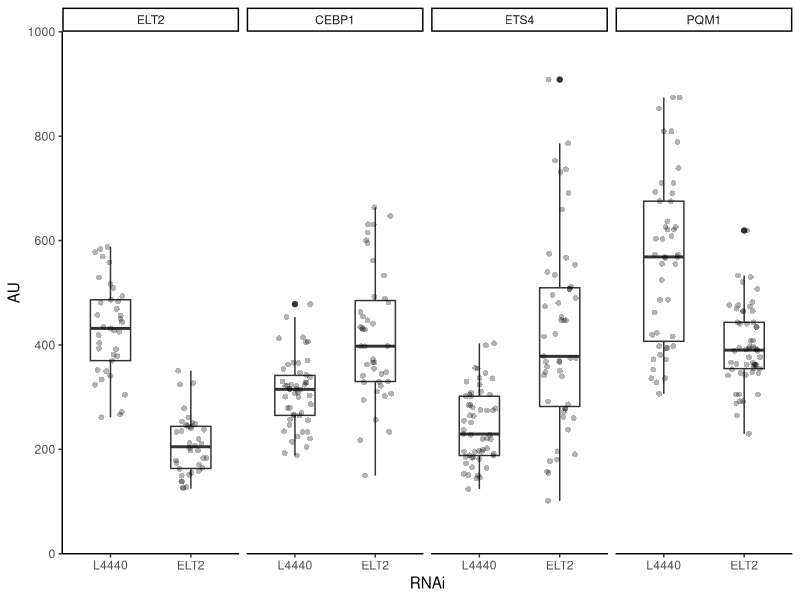
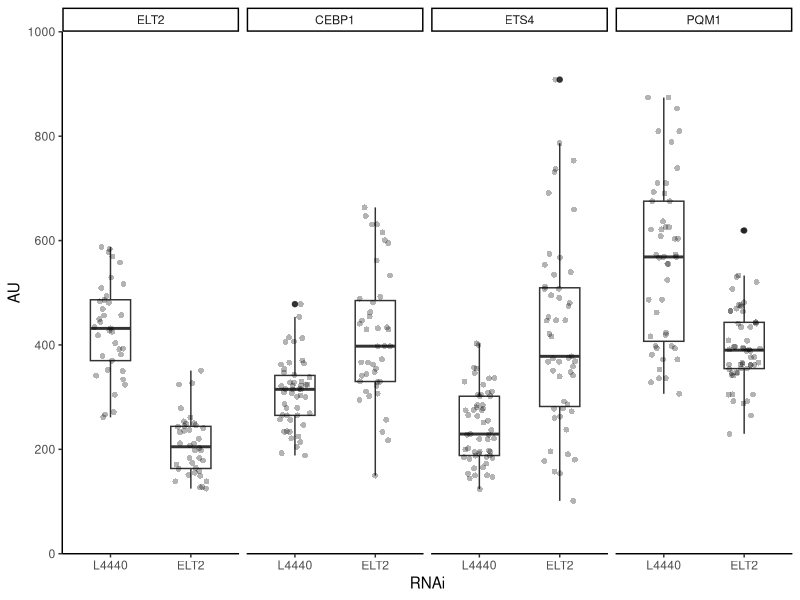

Recreate these plots in R, in order.
## ---- chunk 1
knitr::opts_chunk$set(echo = TRUE)
## ---- chunk 2
library(tidyverse)
## ---- chunk 3
input_df <- read_csv("../01_input/ELT2_Repression_Microscopy_All_Data.csv") %>% mutate(gene = fct_relevel(gene, c("ELT2", "CEBP1", "ETS4", "PQM1")),
                                                                             RNAi = fct_relevel(RNAi, c("L4440", "ELT2"))) %>% 
  separate(Label, sep = ":", into = c("Label", "type", "channel"))

analysis_df <- input_df %>% 
  group_by(Label, type) %>% 
  summarise(mean_background = mean(Mean)) %>% 
  filter(type == "background") %>% 
  select(-type) %>% 
  right_join(input_df, by = "Label") %>% 
  filter(type == "intestine") %>%
  mutate(AU = (IntDen - (mean_background*Area))/Area)
## ---- chunk 4
gfp_plot <- analysis_df %>%
  ggplot(aes(x = RNAi, y = AU)) +
  geom_boxplot(width = 0.5) +
  geom_jitter(alpha = 0.3, width = 0.2, size = 2, aes(stroke = 0)) +
  facet_grid(. ~ gene) +
  scale_y_continuous(limits = c(0,1000), breaks = seq(0,1000, by = 200), expand = c(0,0))+
  theme_classic()
gfp_plot
## ---- chunk 5
ggsave(gfp_plot, filename = "../03_output/elt2_regulated_TFs_GFP_reporter_plot.pdf", width = 7, height = 2.5)

## ---- chunk 6

t.test(x = analysis_df %>% filter(gene == "ELT2", RNAi == "L4440") %>% pull(AU),
       y = analysis_df %>% filter(gene == "ELT2", RNAi == "ELT2") %>% pull(AU))$p.value

t.test(x = analysis_df %>% filter(gene == "CEBP1", RNAi == "L4440") %>% pull(AU),
       y = analysis_df %>% filter(gene == "CEBP1", RNAi == "ELT2") %>% pull(AU))$p.value

t.test(x = analysis_df %>% filter(gene == "ETS4", RNAi == "L4440") %>% pull(AU),
       y = analysis_df %>% filter(gene == "ETS4", RNAi == "ELT2") %>% pull(AU))$p.value

t.test(x = analysis_df %>% filter(gene == "PQM1", RNAi == "L4440") %>% pull(AU),
       y = analysis_df %>% filter(gene == "PQM1", RNAi == "ELT2") %>% pull(AU))$p.value
## ---- chunk 7

analysis_df %>% group_by(gene, RNAi) %>% summarise(n())
## ---- chunk 8
analysis_df %>% group_by(gene, RNAi) %>% summarise(mean(AU))
## ---- chunk 9
sessionInfo()
